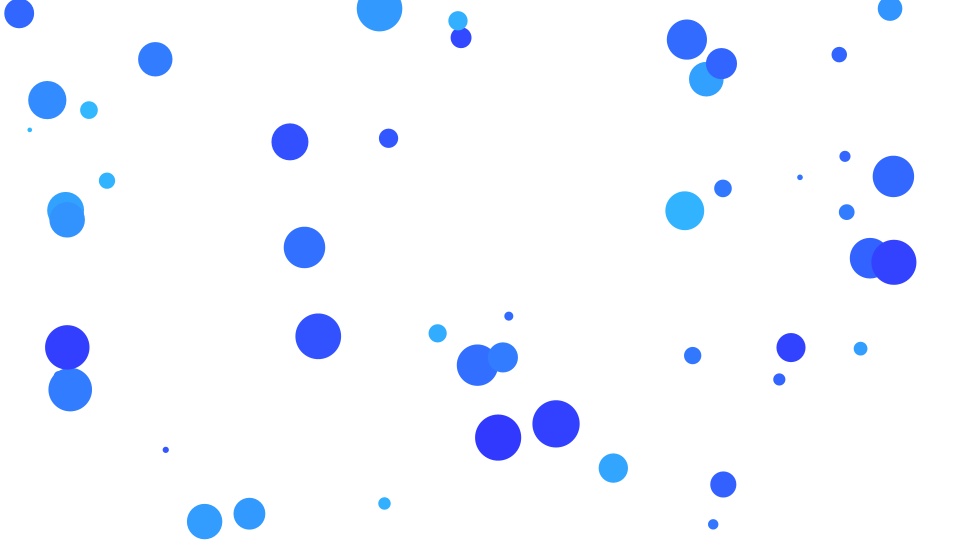
Frame 1 (no input)
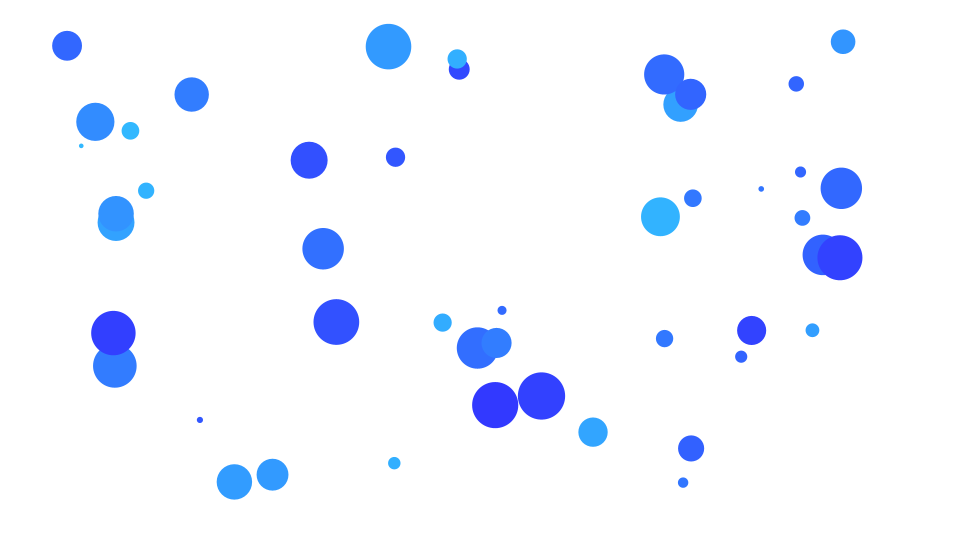
Frame 60 (the mouse pressed at the canvas centre just before this capture)
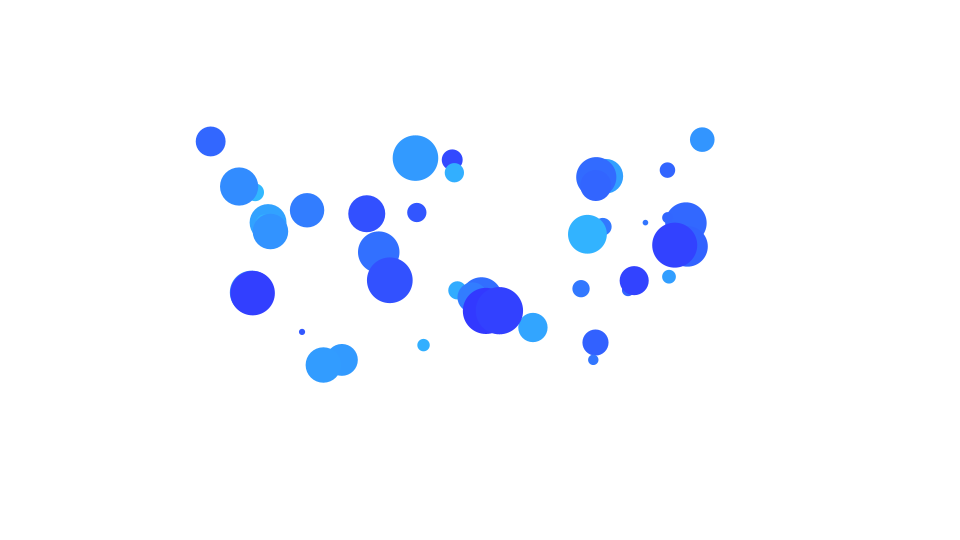
Frame 120 (the mouse held since frame 60 and released just before this capture)

The Processing sketch that drew these frames (run headless with seeded random() and noise(); from frame 60 on, the mouse is pressed at the canvas centre):

// Processing sketch: sketch_xxx_mover_attractor3_mutual
// ── sketch_xxx_mover_attractor3_mutual.pde
float g = 0.4;
int num = 50;
ArrayList<Mover> movers = new ArrayList<Mover>();
// setup関数 : 初回1度だけ実行される
void setup(){
  size(960,540); // ウィンドウサイズを960px,540pxに
  colorMode(HSB,360,100,100); // HSBでの色指定にする
  smooth(); // 描画を滑らかに
  for(int i = 0; i < num; i++){
    Mover m = new Mover(random(0.1,2),random(width),random(height));
    movers.add(m);
  }
}

// draw関数 : setup関数実行後繰り返し実行される
void draw(){
  background(0,0,100);
  for(int i = 0; i < movers.size(); i++){
    for(int j = 0; j < movers.size(); j++){
      if(i != j){
        PVector force = movers.get(j).attract(movers.get(i));
        movers.get(i).applyForce(force);
      }
    }
    movers.get(i).update();
    movers.get(i).display();
  }
}

class Mover{
  PVector position;
  PVector velocity;
  PVector acceleration;
  float mass;
  color c;

  Mover(float m, float x, float y) {
    mass = m;
    position = new PVector(x, y);
    velocity = new PVector(0, 0);
    acceleration = new PVector(0, 0);
    c = color(random(200,240),80,100);
  }

  void applyForce(PVector force) {
    PVector f = PVector.div(force, mass);
    acceleration.add(f);
  }

  void update() {
    velocity.add(acceleration);
    position.add(velocity);
    acceleration.mult(0);
  }

  void display() {
    noStroke();
    fill(c);
    ellipse(position.x, position.y, mass*24, mass*24);
  }

  PVector attract(Mover m) {
    PVector force = PVector.sub(position, m.position);             // Calculate direction of force
    float distance = force.mag();                                 // Distance between objects
    distance = constrain(distance, 5.0, 25.0);                             // Limiting the distance to eliminate "extreme" results for very close or very far objects
    force.normalize();                                            // Normalize vector (distance doesn't matter here, we just want this vector for direction

    float strength = (g * mass * m.mass) / (distance * distance); // Calculate gravitional force magnitude
    force.mult(strength);                                         // Get force vector --> magnitude * direction
    return force;
  }


}
